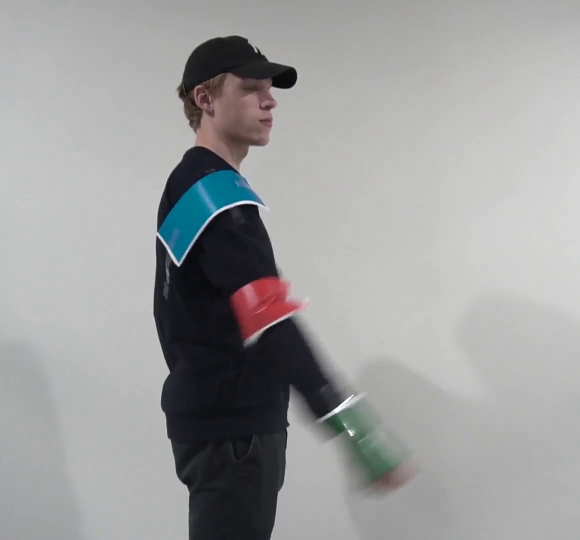
#> input picture frame 62 of test2_crop2.mp4, 1160 x 1080 px (shown at 1/2 size)
$ python TrackingTest.py   (older library calls are emulated)
#> lines starting #> are read from the running program, lines starting #| are printed output that depends on the picture; after the words box and inside, x2 and y2 are one past the last pixel; in counts of white or black regions, pixels touching at a corner belong together
import cv2
import numpy as np
import math
from playsound import playsound

kernelOpen = np.ones((5, 5))
kernelClose = np.ones((20, 20))
cap = cv2.VideoCapture("test2_crop2.mp4")
font = cv2.FONT_HERSHEY_SIMPLEX

textBlue = "Shoulder"
textRed = "Elbow"
textGreen = "Hand"
textAngle = "Your arm is in the wrong angle!"

def distance(x1_y1,x2_y2):
    x1,y1 = x1_y1
    x2,y2 = x2_y2
    dist = math.sqrt((math.fabs(x2-x1))**2+((math.fabs(y2-y1)))**2)
    return dist

while 1:
    _, frame = cap.read()
#> frame is the input picture: shape (1080, 1160, 3); mean B, G, R 158.3, 158.1, 157.8
    HSV = cv2.cvtColor(frame, cv2.COLOR_BGR2HSV)
#> HSV: shape (1080, 1160, 3); mean H, S, V 45.8, 14.6, 160.7

    lower_blue = np.array([0, 168, 0])
    upper_blue = np.array([105, 255, 204])

    lower_green = np.array([60, 40, 0])
    upper_green = np.array([83, 152, 255])

    lower_red = np.array([123, 134, 0])
    upper_red = np.array([255, 255, 255])

    maskBlue = cv2.inRange(HSV, lower_blue, upper_blue)
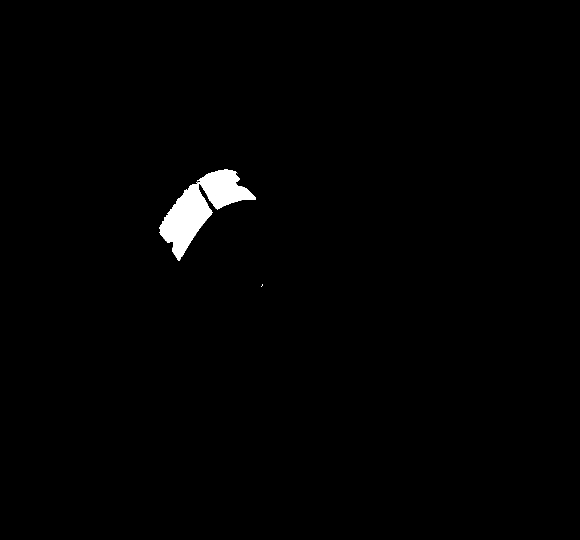
#> maskBlue: shape (1080, 1160) (shown at 1/2 size); 1.1% white; 4 white regions (3 under 20 px), largest, box (x1, y1, x2, y2) and area: (318, 338, 512, 522) 13493
    maskGreen = cv2.inRange(HSV, lower_green, upper_green)
#> maskGreen: shape (1080, 1160); 0.52% white; 6 white regions (5 under 20 px), largest, box (x1, y1, x2, y2) and area: (652, 817, 790, 958) 6479
    maskRed = cv2.inRange(HSV, lower_red, upper_red)
#> maskRed: shape (1080, 1160); 0.7% white; 26 white regions (25 under 20 px), largest, box (x1, y1, x2, y2) and area: (458, 550, 592, 678) 8754
    mask = maskBlue + maskGreen + maskRed
#> mask: shape (1080, 1160); 2.3% white; 34 white regions (31 under 20 px), largest, box (x1, y1, x2, y2) and area: (318, 338, 512, 522) 13497, (458, 550, 592, 678) 8766, (652, 817, 790, 958) 6479
    res = cv2.bitwise_and(frame, frame, mask=mask)

    # Blue Tracking Conts

    maskOpenBlue = cv2.morphologyEx(maskBlue, cv2.MORPH_OPEN, kernelOpen)
#> maskOpenBlue: shape (1080, 1160); 1.1% white; 2 white regions, box (x1, y1, x2, y2) and area: (320, 368, 424, 520) 8093, (400, 338, 512, 418) 5193
    maskCloseBlue = cv2.morphologyEx(maskOpenBlue, cv2.MORPH_CLOSE, kernelClose)
#> maskCloseBlue: shape (1080, 1160); 1.1% white; 1 white region

    maskFinalBlue = maskCloseBlue
    _, contsBlue, h = cv2.findContours(maskFinalBlue.copy(), cv2.RETR_EXTERNAL, cv2.CHAIN_APPROX_SIMPLE)
#> contsBlue = 1 contour; box (x1, y1, x2, y2) and area: (321, 339, 513, 521) 13532; h = [[-1, -1, -1, -1]]

    cv2.drawContours(res, contsBlue, -1, (255, 0, 0), 3)
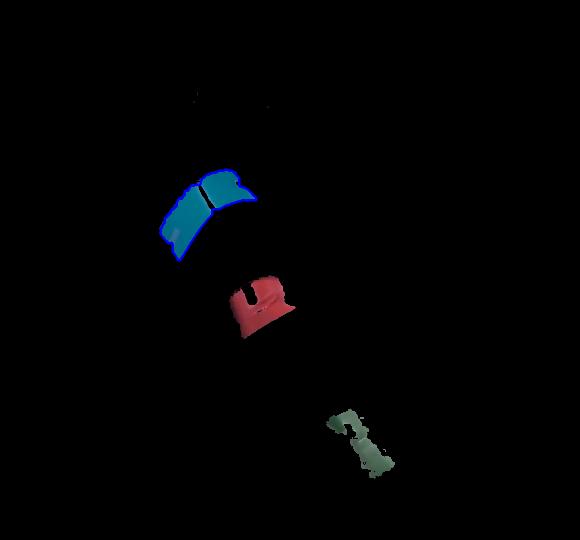
#> res: shape (1080, 1160, 3) (shown at 1/2 size); mean B, G, R 2.8, 2, 1.5
    for i in range(len(contsBlue)):
        x, y, w, h = cv2.boundingRect(contsBlue[i])
        cv2.rectangle(frame, (x, y), (x + w, y + h), (255, 255, 255), 2)
        cv2.putText(frame, textBlue, (x, y + h), font, 1.0, (0, 255, 255))
        blueRectWidth = int(w/2)
        blueRectHeight = int(h/2)
        blueXCenter = int(x+blueRectWidth)
        blueYCenter = int(y+blueRectHeight)
#> this loop made 1 pass
#> (x, y, w, h, blueRectWidth, blueRectHeight, blueXCenter, blueYCenter) on pass 1: (321, 339, 192, 182, 96, 91, 417, 430)
#> frame: shape (1080, 1160, 3); 0.2% of pixels changed, all inside (x1, y1, x2, y2) = (320, 338, 515, 523)


    #Red Tracking Conts


    maskOpenRed = cv2.morphologyEx(maskRed, cv2.MORPH_OPEN, kernelOpen)
#> maskOpenRed: shape (1080, 1160); 0.68% white; 1 white region, box (x1, y1, x2, y2) and area: (460, 552, 590, 676) 8533
    maskCloseRed = cv2.morphologyEx(maskOpenRed, cv2.MORPH_CLOSE, kernelClose)
#> maskCloseRed: shape (1080, 1160); 0.74% white; 1 white region

    maskFinalRed = maskCloseRed
    _, contsRed, h = cv2.findContours(maskFinalRed.copy(), cv2.RETR_EXTERNAL, cv2.CHAIN_APPROX_SIMPLE)
#> contsRed = 1 contour; box (x1, y1, x2, y2) and area: (461, 553, 591, 677) 9030; h = [[-1, -1, -1, -1]]

    cv2.drawContours(res, contsRed, -1, (255, 0, 0), 3)
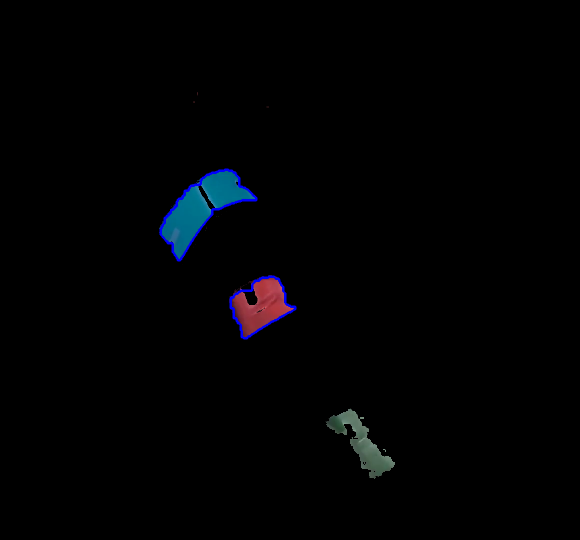
#> res: shape (1080, 1160, 3) (shown at 1/2 size); 0.16% of pixels changed, all inside (x1, y1, x2, y2) = (459, 551, 593, 679)
    for i in range(len(contsRed)):
        x, y, w, h = cv2.boundingRect(contsRed[i])
        cv2.rectangle(frame, (x, y), (x + w, y + h), (255, 255, 255), 2)
        cv2.putText(frame, textRed, (x, y + h), font, 1.0, (0, 255, 255))
        redRectWidth = int(w/2)
        redRectHeight = int(h/2)
        redXCenter = int(x+redRectWidth)
        redYCenter = int(y+redRectHeight)
#> this loop made 1 pass
#> (x, y, w, h, redRectWidth, redRectHeight, redXCenter, redYCenter) on pass 1: (461, 553, 130, 124, 65, 62, 526, 615)
#> frame: shape (1080, 1160, 3); mean B, G, R 158.8, 158.7, 158.4

     # Green Tracking Conts

    maskOpenGreen = cv2.morphologyEx(maskGreen, cv2.MORPH_OPEN, kernelOpen)
#> maskOpenGreen: shape (1080, 1160); 0.51% white; 1 white region, box (x1, y1, x2, y2) and area: (654, 818, 790, 956) 6353
    maskCloseGreen = cv2.morphologyEx(maskOpenGreen, cv2.MORPH_CLOSE, kernelClose)
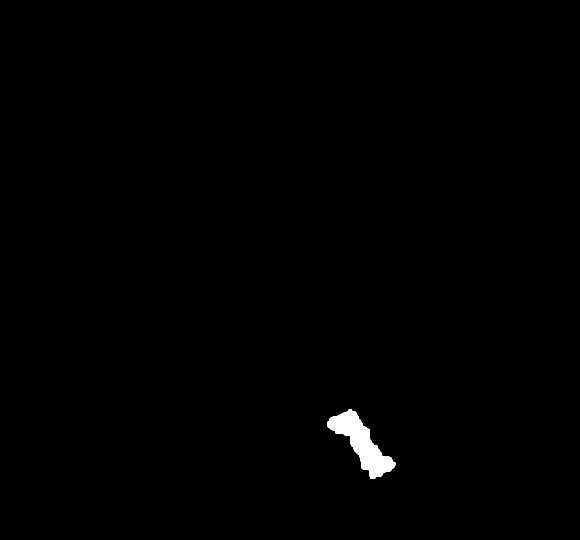
#> maskCloseGreen: shape (1080, 1160) (shown at 1/2 size); 0.55% white; 1 white region

    maskFinalGreen = maskCloseGreen
    _, contsGreen, h = cv2.findContours(maskFinalGreen.copy(), cv2.RETR_EXTERNAL, cv2.CHAIN_APPROX_SIMPLE)
#> contsGreen = 1 contour; box (x1, y1, x2, y2) and area: (655, 819, 791, 957) 6670; h = [[-1, -1, -1, -1]]

    cv2.drawContours(res, contsGreen, -1, (255, 0, 0), 3)
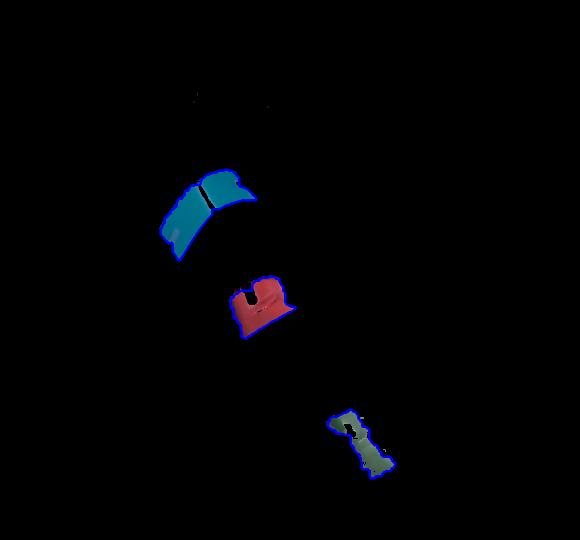
#> res: shape (1080, 1160, 3) (shown at 1/2 size); 0.17% of pixels changed, all inside (x1, y1, x2, y2) = (653, 817, 793, 959)
    for i in range(len(contsGreen)):
        x, y, w, h = cv2.boundingRect(contsGreen[i])
        cv2.rectangle(frame, (x, y), (x + w, y + h), (255, 255, 255), 2)
        cv2.putText(frame, textGreen, (x, y + h), font, 1.0, (0, 255, 255))
        greenRectWidth = int(w/2)
        greenRectHeight = int(h/2)
        greenXCenter = int(x+greenRectWidth)
        greenYCenter = int(y+greenRectHeight)
#> this loop made 1 pass
#> (x, y, w, h, greenRectWidth, greenRectHeight, greenXCenter, greenYCenter) on pass 1: (655, 819, 136, 138, 68, 69, 723, 888)
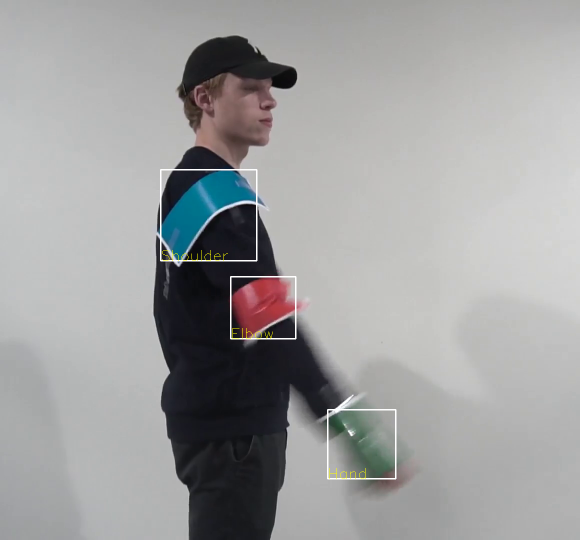
#> frame: shape (1080, 1160, 3) (shown at 1/2 size); mean B, G, R 159, 158.9, 158.6

    cv2.line(frame, (redXCenter,redYCenter), (blueXCenter,blueYCenter),(255,255,255),2)
    cv2.line(frame, (redXCenter, redYCenter), (greenXCenter, greenYCenter), (255, 255, 255), 2)

    # Albue/Skulder trekant
    hypotenuse = distance((redXCenter,redYCenter), (blueXCenter,blueYCenter))
#> hypotenuse = 214.7
    horizontal = distance((redXCenter,redYCenter),(blueXCenter,redYCenter))
#> horizontal = 109
    thirdline = distance((blueXCenter,blueYCenter), (blueXCenter,redYCenter))
#> thirdline = 185
    angle = np.arcsin((thirdline/hypotenuse))*180/math.pi
#> angle = 59.49
    cv2.line(frame,(redXCenter,redYCenter),(blueXCenter,blueYCenter),(255,255,255),2)
    cv2.line(frame, (redXCenter, redYCenter), (blueXCenter, redYCenter), (255, 255, 255), 2)
#> frame: shape (1080, 1160, 3); mean B, G, R 159.3, 159.2, 158.9
    cv2.line(frame, (blueXCenter, blueYCenter), (blueXCenter, redYCenter), (255, 255, 255), 2)
    cv2.putText(frame,str(int(angle)),(redXCenter-30,redYCenter),font, 1.0, (0, 255, 255))
#> frame: shape (1080, 1160, 3); mean B, G, R 159.4, 159.3, 159

    # Afspiller lyd hvis angle er indenfor bestemte intervaller
    if angle < 61 and angle > 55:
        playsound('beepSound.wav',False)
    if angle < 45 and angle > 35:
        playsound('beepSound.wav',False)
    if angle < 61 and angle > 10:
        cv2.putText(frame, textAngle, (550,100), font, 1.15, (0,0,255),3)
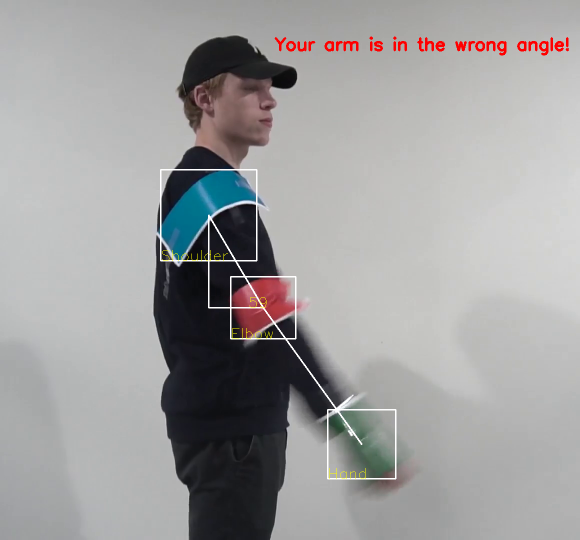
#> frame: shape (1080, 1160, 3) (shown at 1/2 size); mean B, G, R 158.6, 158.5, 159.4

    cv2.imshow('frame', frame)
    cv2.imshow('mask', mask)
    # cv2.imshow('maskREd', maskRed)
    # cv2.imshow('maskGreen', maskGreen)
    cv2.imshow('res', res)
    k = cv2.waitKey(5) & 0xFF
#> (key Esc is pressed here)
    if k == 27:
        break

cv2.destroyAllWindows()

$ run again, starting later in the video
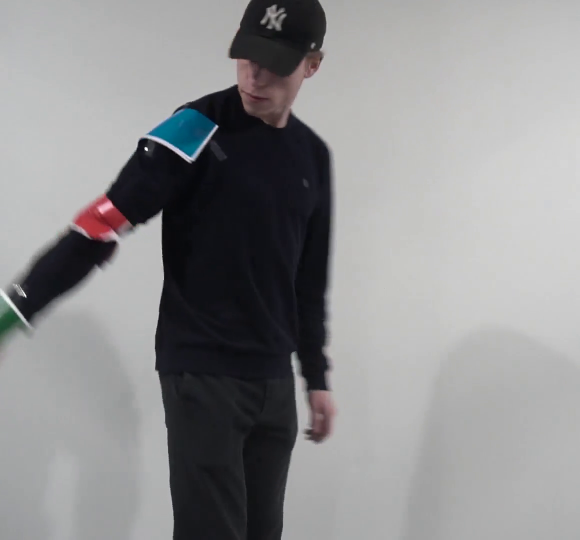
#> input picture frame 279 of test2_crop2.mp4, 1160 x 1080 px (shown at 1/2 size)
#> frame is the input picture: shape (1080, 1160, 3); mean B, G, R 143.2, 142.2, 142.2
#> HSV: shape (1080, 1160, 3); mean H, S, V 52.4, 17.5, 144.5
#> maskBlue: shape (1080, 1160); 0.53% white; 8 white regions (7 under 20 px), largest, box (x1, y1, x2, y2) and area: (298, 214, 432, 312) 6629
#> maskGreen: shape (1080, 1160); 0.15% white; 4 white regions (3 under 20 px), largest, box (x1, y1, x2, y2) and area: (0, 598, 46, 678) 1905
#> maskRed: shape (1080, 1160); 0.34% white; 27 white regions (23 under 20 px), largest, box (x1, y1, x2, y2) and area: (152, 411, 254, 488) 3964, (193, 392, 216, 410) 154, (505, 193, 530, 199) 66, (221, 398, 230, 414) 44
#> maskOpenBlue: shape (1080, 1160); 0.53% white; 1 white region, box (x1, y1, x2, y2) and area: (302, 216, 430, 311) 6596
#> maskCloseBlue: shape (1080, 1160); 0.53% white; 1 white region
#> `_, contsBlue, h = cv2.findContours(maskFinalBlue.copy(), cv2.RETR_EXTE..`: contsBlue = 1 contour; box (x1, y1, x2, y2) and area: (303, 217, 431, 312) 6432; h = [[-1, -1, -1, -1]]
#> the loop `for i in range(len(contsBlue)):` made 1 pass
#> (x, y, w, h, blueRectWidth, blueRectHeight, blueXCenter, blueYCenter) on pass 1: (303, 217, 128, 95, 64, 47, 367, 264)
#> maskOpenRed: shape (1080, 1160); 0.32% white; 3 white regions, box (x1, y1, x2, y2) and area: (153, 412, 252, 478) 3802, (196, 398, 214, 410) 122, (186, 479, 195, 486) 47
#> maskCloseRed: shape (1080, 1160); 0.36% white; 1 white region
#> `_, contsRed, h = cv2.findContours(maskFinalRed.copy(), cv2.RETR_EXTERN..`: contsRed = 1 contour; box (x1, y1, x2, y2) and area: (154, 399, 253, 487) 4336; h = [[-1, -1, -1, -1]]
#> the loop `for i in range(len(contsRed)):` made 1 pass
#> (x, y, w, h, redRectWidth, redRectHeight, redXCenter, redYCenter) on pass 1: (154, 399, 99, 88, 49, 44, 203, 443)
#> maskOpenGreen: shape (1080, 1160); 0.15% white; 1 white region, box (x1, y1, x2, y2) and area: (0, 598, 46, 676) 1884
#> maskCloseGreen: shape (1080, 1160); 0.17% white; 1 white region
#> `_, contsGreen, h = cv2.findContours(maskFinalGreen.copy(), cv2.RETR_EX..`: contsGreen = 1 contour; box (x1, y1, x2, y2) and area: (0, 599, 47, 677) 1979; h = [[-1, -1, -1, -1]]
#> `cv2.drawContours(res, contsGreen, -1, (255, 0, 0), 3)`:
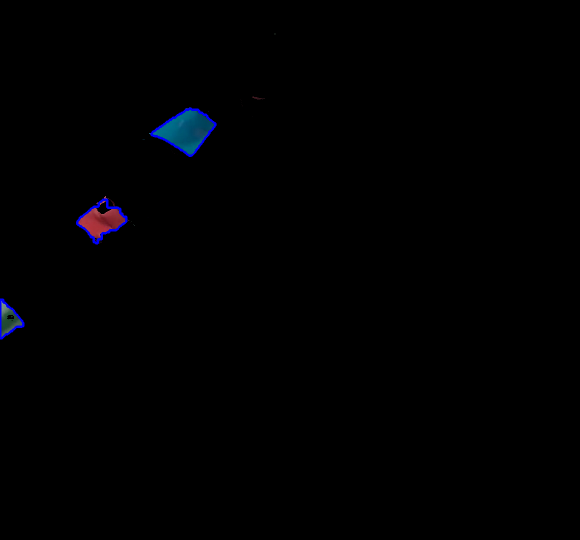
#> res: shape (1080, 1160, 3) (shown at 1/2 size); mean B, G, R 1.5, 0.6, 0.5
#> the loop `for i in range(len(contsGreen)):` made 1 pass
#> (x, y, w, h, greenRectWidth, greenRectHeight, greenXCenter, greenYCenter) on pass 1: (0, 599, 47, 78, 23, 39, 23, 638)
#> hypotenuse = 242.8
#> horizontal = 164
#> thirdline = 179
#> angle = 47.5
#> `cv2.putText(frame, textAngle, (550,100), font, 1.15, (0,0,255),3)`:
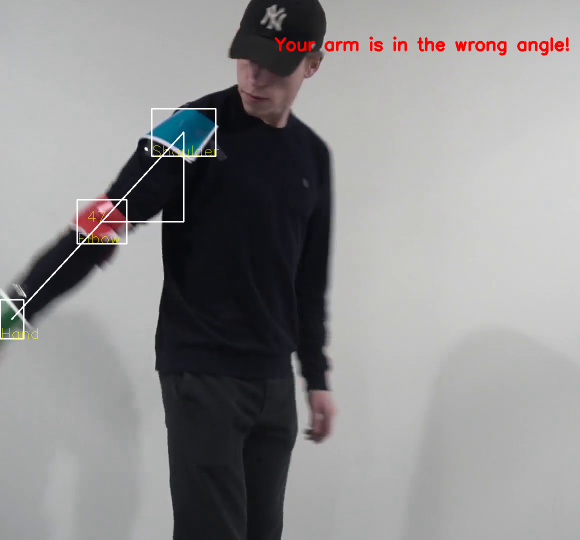
#> frame: shape (1080, 1160, 3) (shown at 1/2 size); mean B, G, R 143.2, 142.4, 143.6

$ run again, starting later in the video
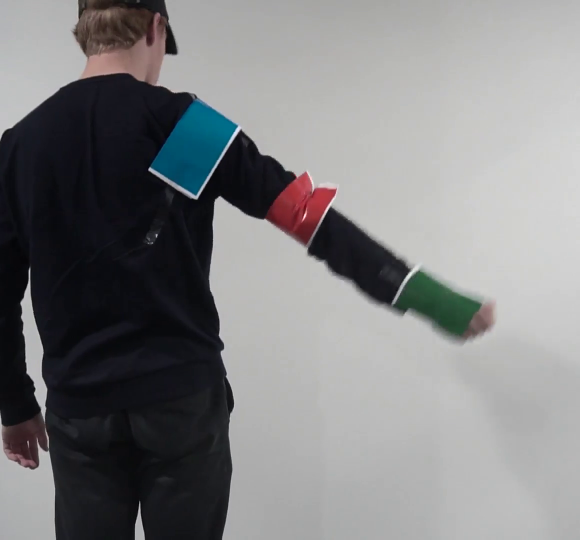
#> input picture frame 496 of test2_crop2.mp4, 1160 x 1080 px (shown at 1/2 size)
#> frame is the input picture: shape (1080, 1160, 3); mean B, G, R 129.6, 128.5, 128.2
#> HSV: shape (1080, 1160, 3); mean H, S, V 54.8, 29.2, 131.9
#> maskBlue: shape (1080, 1160); 1.4% white; 4 white regions (3 under 20 px), largest, box (x1, y1, x2, y2) and area: (298, 202, 474, 389) 17359
#> maskGreen: shape (1080, 1160); 0.9% white; 2 white regions (1 under 20 px), largest, box (x1, y1, x2, y2) and area: (786, 542, 960, 671) 11269
#> maskRed: shape (1080, 1160); 0.79% white; 56 white regions (54 under 20 px), largest, box (x1, y1, x2, y2) and area: (530, 348, 672, 485) 9781, (292, 334, 296, 344) 27
#> mask: shape (1080, 1160); 3.1% white; 62 white regions (58 under 20 px), largest, box (x1, y1, x2, y2) and area: (298, 202, 474, 389) 17359, (786, 542, 960, 671) 11269, (530, 348, 672, 485) 9781, (292, 334, 296, 344) 27
#> maskOpenBlue: shape (1080, 1160); 1.4% white; 1 white region, box (x1, y1, x2, y2) and area: (300, 202, 473, 388) 17313
#> maskCloseBlue: shape (1080, 1160); 1.4% white; 1 white region
#> `_, contsBlue, h = cv2.findContours(maskFinalBlue.copy(), cv2.RETR_EXTE..`: contsBlue = 1 contour; box (x1, y1, x2, y2) and area: (301, 203, 474, 389) 17056; h = [[-1, -1, -1, -1]]
#> the loop `for i in range(len(contsBlue)):` made 1 pass
#> (x, y, w, h, blueRectWidth, blueRectHeight, blueXCenter, blueYCenter) on pass 1: (301, 203, 173, 186, 86, 93, 387, 296)
#> maskOpenRed: shape (1080, 1160); 0.77% white; 1 white region, box (x1, y1, x2, y2) and area: (534, 350, 671, 482) 9589
#> maskCloseRed: shape (1080, 1160); 0.78% white; 1 white region
#> `_, contsRed, h = cv2.findContours(maskFinalRed.copy(), cv2.RETR_EXTERN..`: contsRed = 1 contour; box (x1, y1, x2, y2) and area: (535, 351, 672, 483) 9568; h = [[-1, -1, -1, -1]]
#> the loop `for i in range(len(contsRed)):` made 1 pass
#> (x, y, w, h, redRectWidth, redRectHeight, redXCenter, redYCenter) on pass 1: (535, 351, 137, 132, 68, 66, 603, 417)
#> maskOpenGreen: shape (1080, 1160); 0.9% white; 1 white region, box (x1, y1, x2, y2) and area: (788, 543, 960, 670) 11255
#> maskCloseGreen: shape (1080, 1160); 0.9% white; 1 white region
#> `_, contsGreen, h = cv2.findContours(maskFinalGreen.copy(), cv2.RETR_EX..`: contsGreen = 1 contour; box (x1, y1, x2, y2) and area: (789, 544, 961, 671) 11048; h = [[-1, -1, -1, -1]]
#> `cv2.drawContours(res, contsGreen, -1, (255, 0, 0), 3)`:
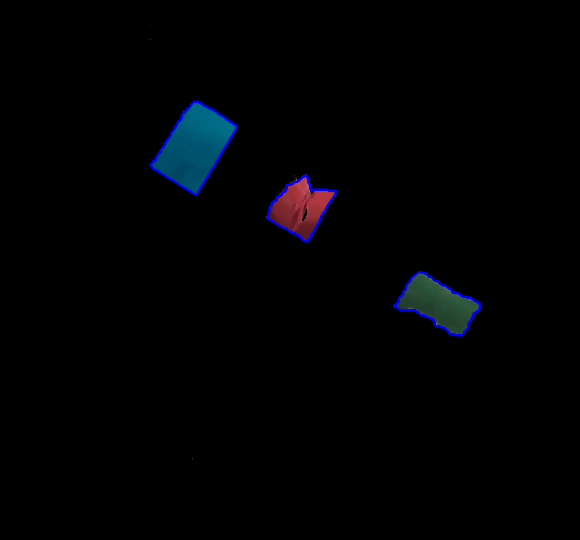
#> res: shape (1080, 1160, 3) (shown at 1/2 size); mean B, G, R 3.6, 2, 1.3
#> the loop `for i in range(len(contsGreen)):` made 1 pass
#> (x, y, w, h, greenRectWidth, greenRectHeight, greenXCenter, greenYCenter) on pass 1: (789, 544, 172, 127, 86, 63, 875, 607)
#> hypotenuse = 247.6
#> horizontal = 216
#> thirdline = 121
#> angle = 29.26
#> `cv2.putText(frame, textAngle, (550,100), font, 1.15, (0,0,255),3)`:
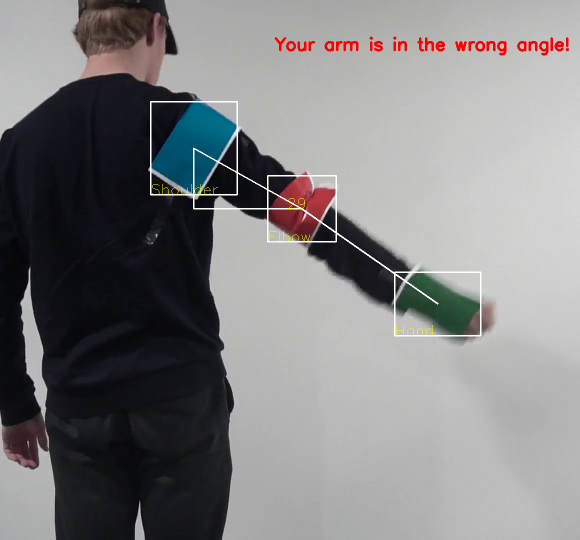
#> frame: shape (1080, 1160, 3) (shown at 1/2 size); mean B, G, R 129.8, 128.9, 129.7
